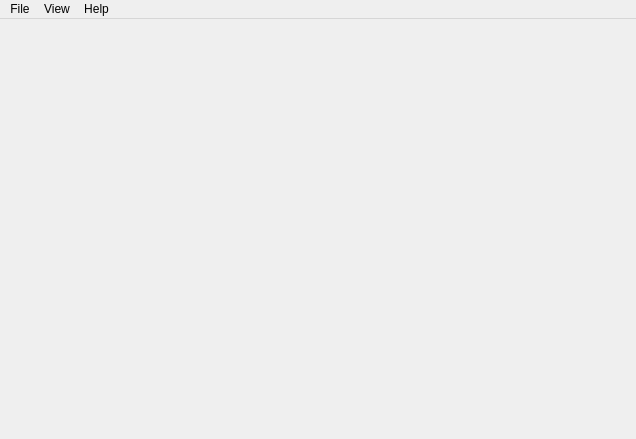
<?xml version="1.0" encoding="UTF-8"?>
<ui version="4.0">
 <class>MainWindow</class>
 <widget class="QMainWindow" name="MainWindow">
  <property name="geometry">
   <rect>
    <x>0</x>
    <y>0</y>
    <width>636</width>
    <height>439</height>
   </rect>
  </property>
  <property name="windowTitle">
   <string>Castle Engine Library Tester</string>
  </property>
  <widget class="QWidget" name="centralWidget"/>
  <widget class="QMenuBar" name="menuBar">
   <property name="geometry">
    <rect>
     <x>0</x>
     <y>0</y>
     <width>636</width>
     <height>30</height>
    </rect>
   </property>
   <widget class="QMenu" name="menuFile">
    <property name="title">
     <string>File</string>
    </property>
    <addaction name="actionOpen"/>
    <addaction name="separator"/>
    <addaction name="actionSave_Screenshot"/>
    <addaction name="separator"/>
    <addaction name="actionClose"/>
   </widget>
   <widget class="QMenu" name="menuHelp">
    <property name="title">
     <string>Help</string>
    </property>
    <addaction name="actionOpenGL_Information"/>
    <addaction name="actionShow_Warnings"/>
   </widget>
   <widget class="QMenu" name="menuView">
    <property name="title">
     <string>View</string>
    </property>
    <addaction name="actionSSAO"/>
    <addaction name="actionHead_Bobbing"/>
    <addaction name="actionMouse_Look"/>
    <addaction name="actionMultiSampling"/>
    <addaction name="actionHeadlight"/>
   </widget>
   <addaction name="menuFile"/>
   <addaction name="menuView"/>
   <addaction name="menuHelp"/>
  </widget>
  <action name="actionClose">
   <property name="text">
    <string>Quit</string>
   </property>
  </action>
  <action name="actionOpen">
   <property name="text">
    <string>Open...</string>
   </property>
  </action>
  <action name="actionOpenGL_Information">
   <property name="text">
    <string>OpenGL Information</string>
   </property>
  </action>
  <action name="actionShow_Warnings">
   <property name="text">
    <string>Show Warnings</string>
   </property>
  </action>
  <action name="actionSSAO">
   <property name="checkable">
    <bool>true</bool>
   </property>
   <property name="text">
    <string>SSAO</string>
   </property>
  </action>
  <action name="actionHead_Bobbing">
   <property name="checkable">
    <bool>true</bool>
   </property>
   <property name="text">
    <string>Head Bobbing</string>
   </property>
  </action>
  <action name="actionMouse_Look">
   <property name="text">
    <string>Mouse Look</string>
   </property>
   <property name="shortcut">
    <string>M</string>
   </property>
  </action>
  <action name="actionMultiSampling">
   <property name="checkable">
    <bool>true</bool>
   </property>
   <property name="text">
    <string>MultiSampling</string>
   </property>
  </action>
  <action name="actionHeadlight">
   <property name="checkable">
    <bool>true</bool>
   </property>
   <property name="text">
    <string>Headlight</string>
   </property>
  </action>
  <action name="actionSave_Screenshot">
   <property name="text">
    <string>Save Screenshot...</string>
   </property>
  </action>
 </widget>
 <layoutdefault spacing="6" margin="11"/>
 <resources/>
 <connections>
  <connection>
   <sender>actionClose</sender>
   <signal>triggered()</signal>
   <receiver>MainWindow</receiver>
   <slot>close()</slot>
   <hints>
    <hint type="sourcelabel">
     <x>-1</x>
     <y>-1</y>
    </hint>
    <hint type="destinationlabel">
     <x>199</x>
     <y>149</y>
    </hint>
   </hints>
  </connection>
 </connections>
</ui>
